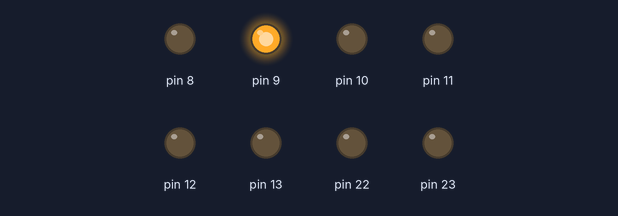
The sketch below on a simulated Arduino Uno, built with avr-gcc and run on an emulated ATmega328P. Shown: output pins drawn as LEDs (lit = HIGH).

Above: at 0.8 s.
At 8.5 s:
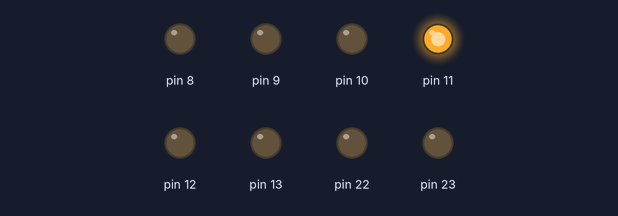
At 14.1 s:
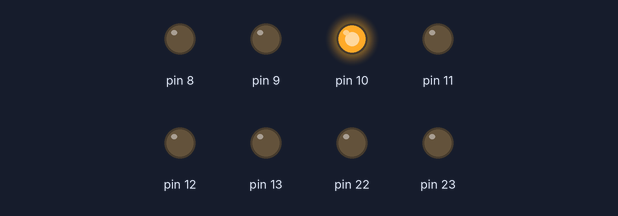
At 19.0 s:
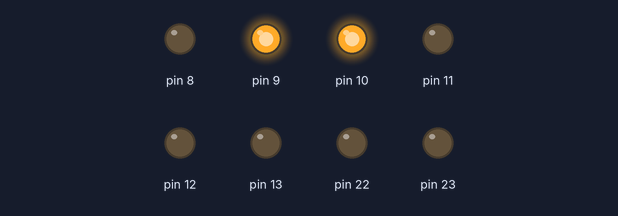
Timing chart, 0 to 21.2 s (numbered marks = the images above):
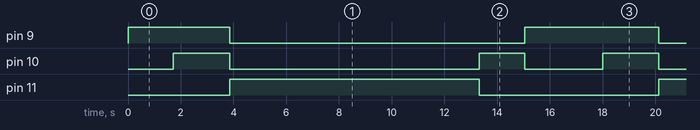

Measured:
- by itself, pin 9: repeats every 16.3 s: LOW 11.2 s, HIGH 5.1 s
- by itself, pin 10: repeats every 16.3 s: LOW 9.5 s, HIGH 1.7 s, LOW 3.0 s, HIGH 2.1 s
- by itself, pin 11: alternates HIGH for 9.5 s and LOW for 6.8 s

The sketch:

task_1.ino
```cpp
//Setup function runs and setups all necessary features. Ran once.
void setup() {
 Serial.begin(9600);//Establishes serial communication between Arduino board and serial montior.
 //asm is the start of the embed assembler instruction set within C.
 //volatile means the variable can be modified from outside
 asm volatile (
 // load immediate the binary value 11111111 into register 19 for output pins .
 "ldi r19, 0xFF  \n" //r19 = 11111111
 //Store register 19 to I/o location 0x04 portB.
 "out 0x04, r19 \n" //portB = 11111111.
 //All pins are set to output.
  );
}
//C loop function. will loop forever performing the traffic light sequence.
void loop() {
asm volatile (
  "start:         \n" //Label tells the assembler where to start execution.
  "rcall .t1      \n"//Calls label t1 which holds my four phase traffic light.
  "rjmp .end      \n"//Jumps to label end to finish off sequence.

//double loop tick*tick: used to tell code to stop execution for a couple of second.
//r8 and r9 both decrement from 255. However, different values can be used.
//Max value 255*255 65,025.
  "delay1:       \n" //Delay1 label start of nested delay loop
  "dec r8        \n"//decrement register 8 by 1.
  "brne delay1   \n" //branche if delay1 is not equal 0.
  "dec r9        \n" //decrement register 9 by 1.
  "brne delay1   \n"//branche if delay1 is not equal to 0.
  "dec r16       \n" //decrement register 16 by 1.
  "brne delay1   \n"//branche if delay1 is not equal 0.
  "ret           \n"//return back to subroutine

//triple loop tick*tick*tick: Used to code to stop execution however for longer.
//r8 ,r9, r10 all have the value 255 which slowlys decrements to give the delay.
//Max value is 255*255*255 16,581,375.
  "delay2:       \n" //Delay2 label start of nested delay loop
  "dec r8        \n"//decrement register 8 by 1.
  "brne delay2   \n"//branche if delay1 is not equal 0.
  "dec r9        \n"//decrement register 9 by 1.
  "brne delay2   \n"//branche if delay1 is not equal to 0.
  "dec r10       \n"//decrement register 10 by 1.
  "brne delay2   \n"//branche if delay1 is not equal to 0.
  "dec r16       \n" ///decrement register 16 by 1.
  "brne delay2   \n"//branche if delay1 is not equal 0
  "ret           \n"//return back to subroutine
//Start of the four phase traffic light sequence.

  ".t1:             \n"//t1 label used to call traffic light sequence.
  //phase 1: red light only.
  "Sbi 0x05, 0x01   \n"//set bit 0x01 (pin 52) in I/O register 0x05(turns on Red LED).
  "ldi r16,140      \n"//Load immediately 140 into register 16 (which is 2 seconds).
  "rcall delay1     \n"//call function delay1 which will delay the execution of code.
  //phase 2: Red and ambler lighton.
  "sbi 0x05, 0x02   \n"//set bit 0x02 (pin 51)in I/O register 0x05 on (turns on Amber LED).
  "ldi r16,173      \n"//Load immediately 173 into register 16 (which is 3 seconds).
  "rcall delay1     \n"//call function delay1 which will delay the execution of code.
  //phase 3: green light on only.
   "cbi 0x05, 0x01  \n"//Clears bit 0x01 (pin 52)from I/O register 0x05 (Turn OFF Red LED).
   "cbi 0x05, 0x02  \n"//Clears bit 0x02 (pin 51)from I/O register 0x05 (Turn OFF Amber LED).
   "sbi 0x05, 0x03  \n"//set bit 0x03 (pin 50) in I/O register 0x05(turns on Green LED).
   "ldi r16,3       \n"//Load immediately 3 into register 16 (which is 10 seconds).
   "rcall delay2    \n"//call function delay2 which will delay the execution of code.
  //phase 4: ambler light on only.
   "cbi 0x05, 0x03  \n"//Clears bit 0x03 (pin 50)from I/O register 0x05 (Turn OFF Green LED).
   "sbi 0x05, 0x02  \n"//set bit 0x02 (pin 51)in I/O register 0x05 on (turns on Amber LED).
   "ldi r16,140     \n"//Load immediately 140 into register 16 (which is 2 seconds).
   "rcall delay1    \n"//call function delay1 which will delay the execution of code.
  //shifts back to red.
   "sbi 0x05, 0x01 \n"//set bit 0x01 (pin 52) in I/O register 0x05(turns on Red LED).
   "cbi 0x05, 0x02 \n"//Clears bit 0x02 (pin 51)from I/O register 0x05 (Turn OFF Amber LED).
   "ldi r16,100    \n"//Load immediately 100 into register 16 (which is 1 seconds).
   "rcall delay1   \n"//call function delay1 which will delay the execution of code.
   "ret            \n"//return back to subroutine

   ".end:          \n"//Label end is to jump to the end of the asm black to finish and start execution again.
   );
}
```
